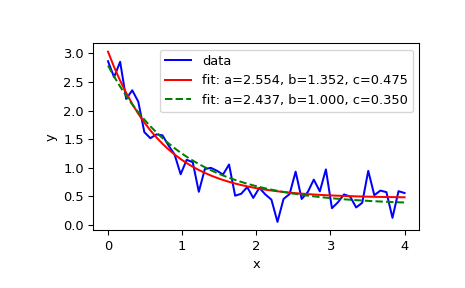

Generate this figure with Python:
import numpy as np
import matplotlib.pyplot as plt
from scipy.optimize import curve_fit

def func(x, a, b, c):
    return a * np.exp(-b * x) + c

# Define the data to be fit with some noise:

xdata = np.linspace(0, 4, 50)
y = func(xdata, 2.5, 1.3, 0.5)
np.random.seed(1729)
y_noise = 0.2 * np.random.normal(size=xdata.size)
ydata = y + y_noise
plt.plot(xdata, ydata, 'b-', label='data')

# Fit for the parameters a, b, c of the function `func`:

popt, pcov = curve_fit(func, xdata, ydata)
popt
# array([ 2.55423706,  1.35190947,  0.47450618])
plt.plot(xdata, func(xdata, *popt), 'r-',
         label='fit: a=%5.3f, b=%5.3f, c=%5.3f' % tuple(popt))

# Constrain the optimization to the region of ``0 <= a <= 3``,
# ``0 <= b <= 1`` and ``0 <= c <= 0.5``:

popt, pcov = curve_fit(func, xdata, ydata, bounds=(0, [3., 1., 0.5]))
popt
# array([ 2.43708906,  1.        ,  0.35015434])
plt.plot(xdata, func(xdata, *popt), 'g--',
         label='fit: a=%5.3f, b=%5.3f, c=%5.3f' % tuple(popt))

plt.xlabel('x')
plt.ylabel('y')
plt.legend()
plt.show()
